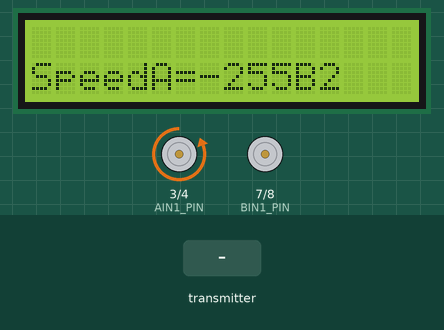
The sketch below on a simulated Arduino Uno, built with avr-gcc and run on an emulated ATmega328P. Parts: 16×2 character LCD, motor-driver pin pairs drawn as motors (green arrow = first pin HIGH = forward, orange = second pin HIGH = backward, longer = more drive, scaled by the enable pin). The inputs (shaded band) are chosen by the test bench. No radio packets arrive unless stated; what the sketch prints to the serial monitor is not drawn.

Above: at 1.2 s.
1.3 s: the transmitter starts sending output.0 = 256
At 2.2 s:
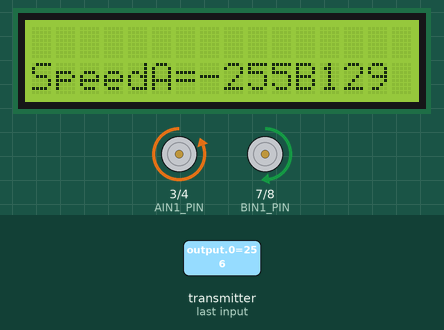
2.8 s: the transmitter starts sending output.1 = 256
At 3.5 s:
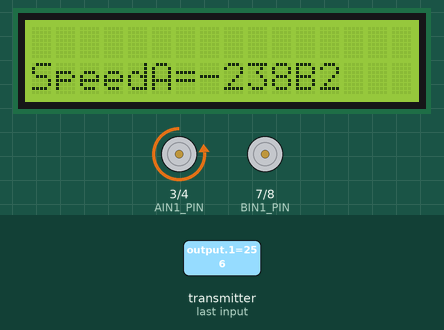
5.8 s: the transmitter starts sending output.0 = 1023
At 7.2 s:
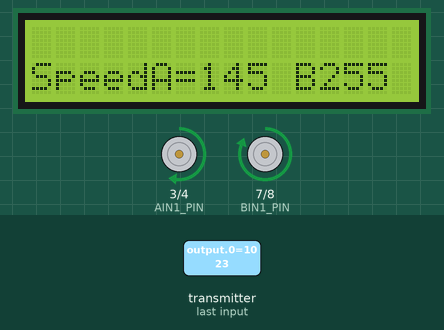
8.8 s: the transmitter starts sending output.1 = 1023
At 10.2 s:
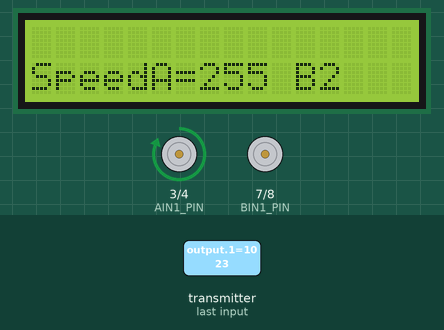
11.8 s: the transmitter starts sending output.0 = 0
At 12.9 s:
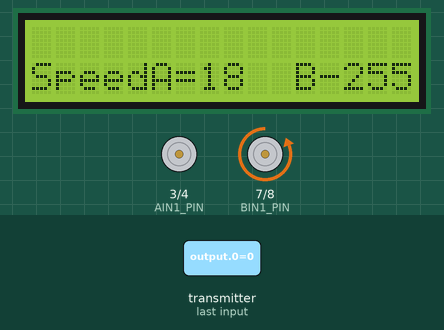
14.8 s: the transmitter starts sending output.0 = 512
At 16.2 s:
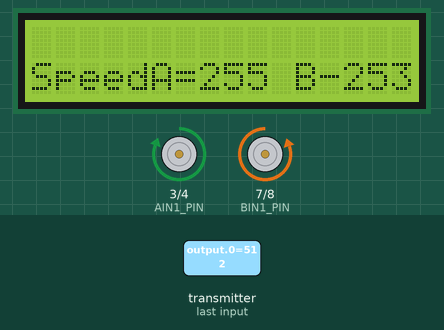
Timing chart, 0 to 17.8 s (numbered marks = the images above; inputs shaded):
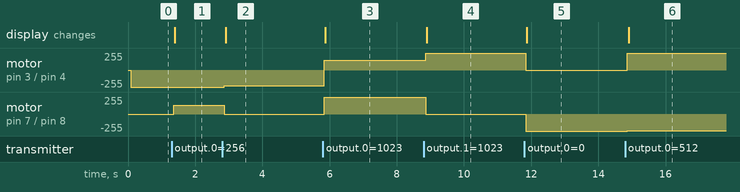

Measured:
- after the input at 1.3 s, motor on pin 7 (BIN1_PIN) / pin 8 (BIN2_PIN): stopped → forward 129/255 after 0.06 s; the display: changes after 0.10 s (image 1)
- after the input at 2.8 s, motor on pin 3 (AIN1_PIN) / pin 4 (AIN2_PIN): backward 255/255 → backward 238/255 after 0.07 s; motor on pin 7 (BIN1_PIN) / pin 8 (BIN2_PIN): forward 129/255 → stopped after 0.07 s; the display: changes after 0.10 s (image 2)
- after the input at 5.8 s, motor on pin 3 (AIN1_PIN) / pin 4 (AIN2_PIN): backward 238/255 → forward 145/255 at once; motor on pin 7 (BIN1_PIN) / pin 8 (BIN2_PIN): stopped → forward 255/255 at once; the display: changes after 0.08 s (image 3)
- after the input at 8.8 s, motor on pin 3 (AIN1_PIN) / pin 4 (AIN2_PIN): forward 145/255 → forward 255/255 after 0.06 s; motor on pin 7 (BIN1_PIN) / pin 8 (BIN2_PIN): forward 255/255 → stopped after 0.06 s; the display: changes after 0.10 s (image 4)
- after the input at 11.8 s, motor on pin 3 (AIN1_PIN) / pin 4 (AIN2_PIN): forward 255/255 → stopped at once; motor on pin 7 (BIN1_PIN) / pin 8 (BIN2_PIN): stopped → backward 255/255 at once; the display: changes after 0.07 s (image 5)
- after the input at 14.8 s, motor on pin 3 (AIN1_PIN) / pin 4 (AIN2_PIN): stopped → forward 255/255 after 0.07 s; motor on pin 7 (BIN1_PIN) / pin 8 (BIN2_PIN): backward 255/255 → backward 253/255 after 0.07 s; the display: changes after 0.10 s (image 6)

The sketch:

rc_car_NRF24_Reciver_Advance.ino.ino
```cpp
/*  Receiver Code
*   Code to receive data from RF24L01+ and use it to control a servo */

#include <SPI.h>
#include <RF24.h>
#include <Wire.h>
#include <LiquidCrystal_I2C.h>

// Set the LCD address to 0x27 for a 16 chars and 2 line display
LiquidCrystal_I2C lcd(0x3F, 16, 2);


// Motor driver pins
//const int STBY_PIN = 9;
const int AIN1_PIN = 3;
const int AIN2_PIN = 4;
const int APWM_PIN = 5;
const int BIN1_PIN = 7;
const int BIN2_PIN = 8;
const int BPWM_PIN = 6;

int x = 0;
int y = 0;

// Parameters
const int deadzone = 20;  // Anything between -20 and 20 is stop

//Radio Configuration

bool radioNumber=0;
RF24 radio(9,10);
byte addresses[][6] = {"1Node","2Node"};
bool role = 0;  //Control transmit/receive

// Create variables to control servo value


 unsigned int ForeAft_Output;       // Expected range 0 - 180 degrees
 unsigned int LeftRight_Output;     // Expected range 0 - 180 degrees
 int output[2];

void setup() {

  //  pinMode(STBY_PIN, OUTPUT);
  pinMode(AIN1_PIN, OUTPUT);
  pinMode(AIN2_PIN, OUTPUT);
  pinMode(APWM_PIN, OUTPUT);
  pinMode(BIN1_PIN, OUTPUT);
  pinMode(BIN2_PIN, OUTPUT);
  pinMode(BPWM_PIN, OUTPUT);
  lcd.begin();

  // Enable motor driver
 // digitalWrite(STBY_PIN, HIGH);

    Serial.begin(9600);        // Get ready to send data back for debugging purposes
    radio.begin();             // Initialize radio
    //radio.setPALevel(RF24_PA_LOW);    // Set the power output to low
      radio.setChannel(108);  // 2.508 Ghz - Above most Wifi Channels
  radio.setDataRate(RF24_250KBPS); // Fast enough.. Better range

  // Set the Power Amplifier Level low to prevent power supply related issues since this is a
  // getting_started sketch, and the likelihood of close proximity of the devices. RF24_PA_MAX is default.
  // PALevelcan be one of four levels: RF24_PA_MIN, RF24_PA_LOW, RF24_PA_HIGH and RF24_PA_MAX
  radio.setPALevel(RF24_PA_LOW);
  //   radio.setPALevel(RF24_PA_MAX);
   // radio.openWritingPipe(addresses[0]);
    radio.openReadingPipe(role,addresses[1]);
    radio.startListening();
}
void loop() {

    radio.startListening();//increase for debuggy, decrease to decrease jitter
    if(radio.available()){
      lcd.setCursor(1,0);
           lcd.print("Radio");
        radio.read(&output,sizeof(output));
        //radio.read(&LeftRight_Output,sizeof(LeftRight_Output));
        } else {

          Serial.print("No radio");
          lcd.clear();
           lcd.setCursor(1,0);
           lcd.print("NO radio");
           output[0]=0;
           output[1]=0;
    }
    /*
     lcd.clear();
  lcd.setCursor(0,0);
  lcd.print("X=");
  lcd.setCursor(3,0);
  lcd.print(output[0]);
  lcd.setCursor(0,1);
  lcd.print("Y=");
  lcd.setCursor(3,1);
  lcd.print(output[1]);
*/
  //  Serial.print(ForeAft_Output);
   // Serial.print("\t");
   //  Serial.println(LeftRight_Output);
/******************************************************/


  // Read pulse width from receiver
  int y = output[0];
  int x = output[1];

  // Convert to PWM value (-255 to 255)
  y = (pulseToPWM(y))+10;
  x = (pulseToPWM(x))+8;
Serial.print(" y == ");
Serial.println(y);
Serial.print(" x == ");
Serial.println(x);

  // Mix for arcade drive
  int left = y + x;
  int right = y - x;

  // Drive motor
  drive(left, right);
  radio.stopListening();
    delay(10);

    }


// Positive for forward, negative for reverse
void drive(int speed_a, int speed_b) {

  // Limit speed between -255 and 255
  speed_a = (constrain(speed_a, -255, 255));
  speed_b = constrain(speed_b, -255, 255);

  // Set direction for motor A
  if ( speed_a < 40) {
    digitalWrite(AIN1_PIN,0 );
    digitalWrite(AIN2_PIN, LOW);
  } else if ( speed_a > 40 ) {
    digitalWrite(AIN1_PIN, HIGH);
    digitalWrite(AIN2_PIN, LOW);
  }
  if (speed_a < -20)
  {
    digitalWrite(AIN1_PIN, LOW);
    digitalWrite(AIN2_PIN, HIGH);
  }

  // Set direction for motor B
  if ( speed_b <40 ) {
    digitalWrite(BIN1_PIN, LOW);
    digitalWrite(BIN2_PIN, LOW);
  } else if ( speed_b > 40 ) {
    digitalWrite(BIN1_PIN, HIGH);
    digitalWrite(BIN2_PIN, LOW);
  }
  if (speed_b < -20){
    digitalWrite(BIN1_PIN, LOW);
    digitalWrite(BIN2_PIN, HIGH);
  }

  // Set speed
  analogWrite(APWM_PIN, abs(speed_a));
  analogWrite(BPWM_PIN, abs(speed_b));


  lcd.clear();
  lcd.setCursor(0,1);
  lcd.print("SpeedA=");
  lcd.setCursor(7,1);
  lcd.print((speed_a));
  lcd.setCursor(11,1);
  lcd.print("B=");
  lcd.setCursor(12,1);
  lcd.print((speed_b));


  Serial.print(" speed a == ");
Serial.println(abs(speed_a));
Serial.print(" speed b == ");
Serial.println(abs(speed_b));
}

// Convert RC pulse value to motor PWM value
int pulseToPWM(int pulse) {

  // If we're receiving numbers, convert them to motor PWM
 // if ( pulse > 1000 ) {
    pulse = map(pulse, 0, 1023, -255, 255);
    pulse = constrain(pulse, -255, 255);
 // } else {
 //   pulse = 0;
//  }

  // Anything in deadzone should stop the motor
 // if ( abs(pulse) <= deadzone ) {
 //   pulse = 0;
 // }

  return pulse;
}
```
